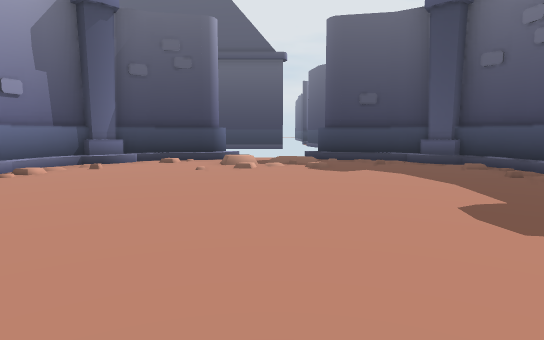
View 1 (above)

12 first-person views from a walk through a 3-D level made in the Unity game engine. The camera is 1.5 m above the floor, tilts 6° down and sees 75° across. The floor is counted in squares, 2 m on a side. Each view is taken from the middle of a square. On the plan, view 1 faces up. The plan holds only what a view shows up to about 11 squares ahead; the rest is blank. The place goes on beyond the plan. The player character is not drawn. Some animated figures are left out.

View 2
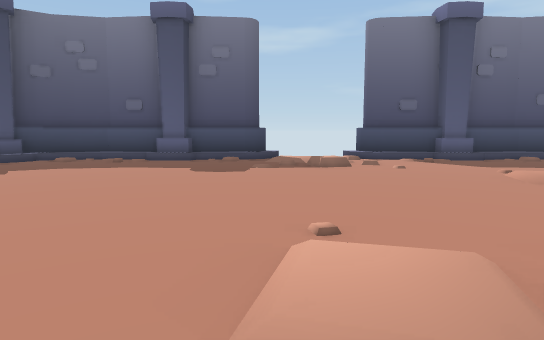

View 3
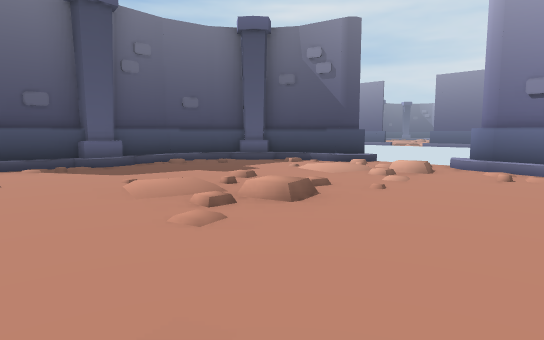

View 4
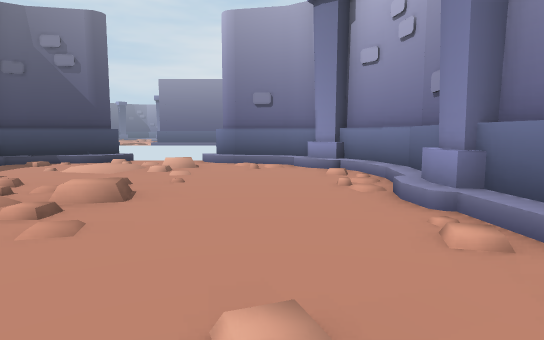

View 5
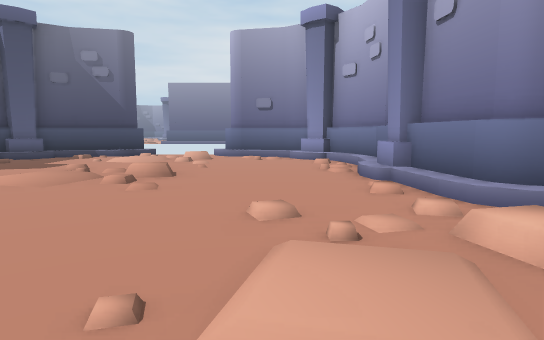

View 6
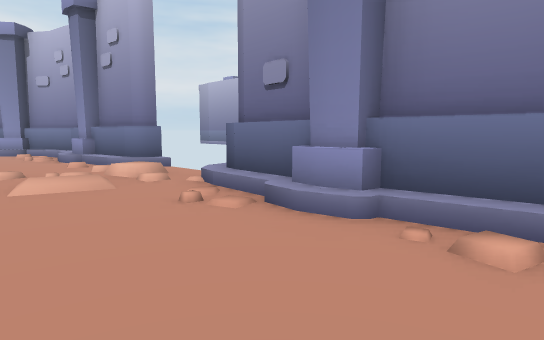

View 7
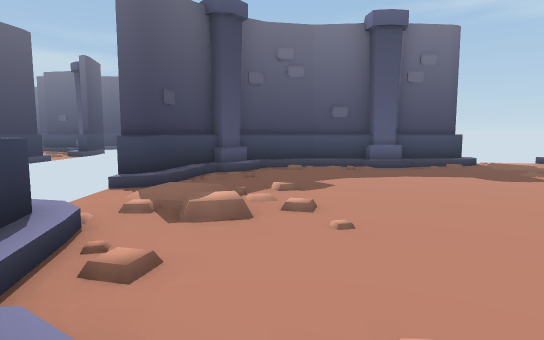

View 8
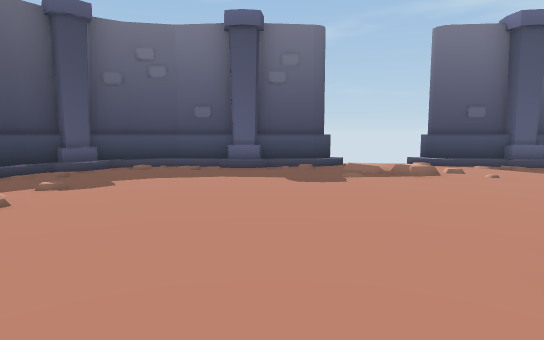

View 9
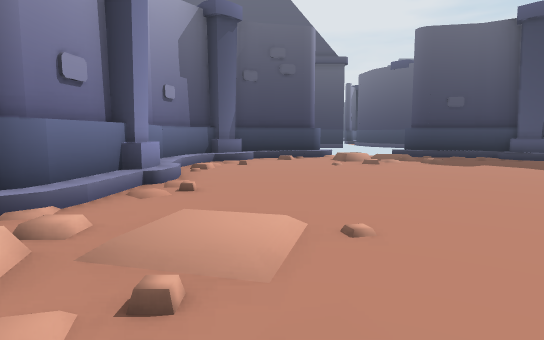

View 10
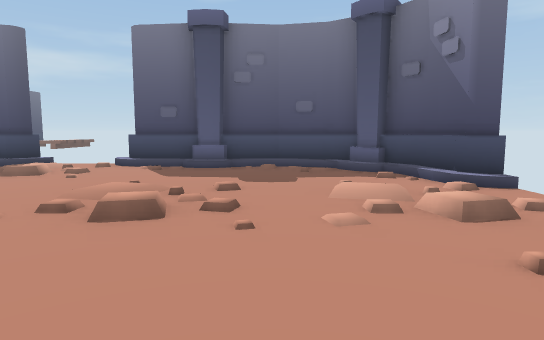

View 11
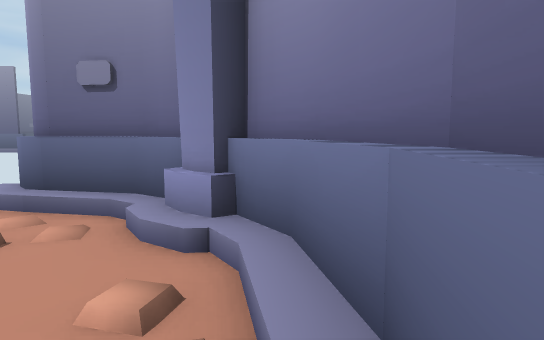

View 12
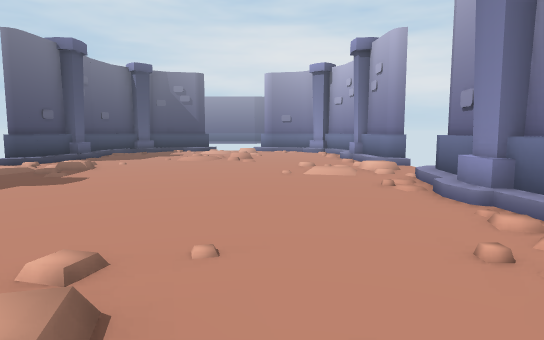

### Floor plan
Key: @ floor where view 1 was taken; # wall or solid block; . main floor; : floor 0.5 m higher than the main floor; / step, stairs or slope; ^ raised ledge.
Columns run from 6 left of view 1 to 6 right of it. Each row starts with its distance up from view 1.
 11    ##   ##
 10   ##/////##
  9 ####.///..###
  8 #:...../...:#
  7 #/........//#
  6 #/........//#
  5 ##.........^#
  4 #/........./#
  3 #/........./#
  2  ///.....///
  1  ///.....///
  0  ../..@..../#
 -1 #/........./#
 -2 #/...///..//#
 -3 ##...///...^#
 -4 #/...../.../#
 -5 #/........./#
 -6 #//..///..//#
 -7 ###/.///../##
 -8  ##//../####
 -9   ###/./##

Where each view was taken, in squares from view 1:
view 1: 0 up, 0 right, facing up
view 2: 2 up, 5 left, facing right
view 3: 0 up, 4 left, facing down-right
view 4: 1 up, 3 left, facing down
view 5: 3 up, 3 left, facing down
view 6: 7 up, 2 left, facing down-left
view 7: 8 up, 5 left, facing right
view 8: 4 up, 5 left, facing right
view 9: 1 down, 3 left, facing up
view 10: 5 down, 5 left, facing right
view 11: 4 down, 5 left, facing down
view 12: 10 up, 2 left, facing down
